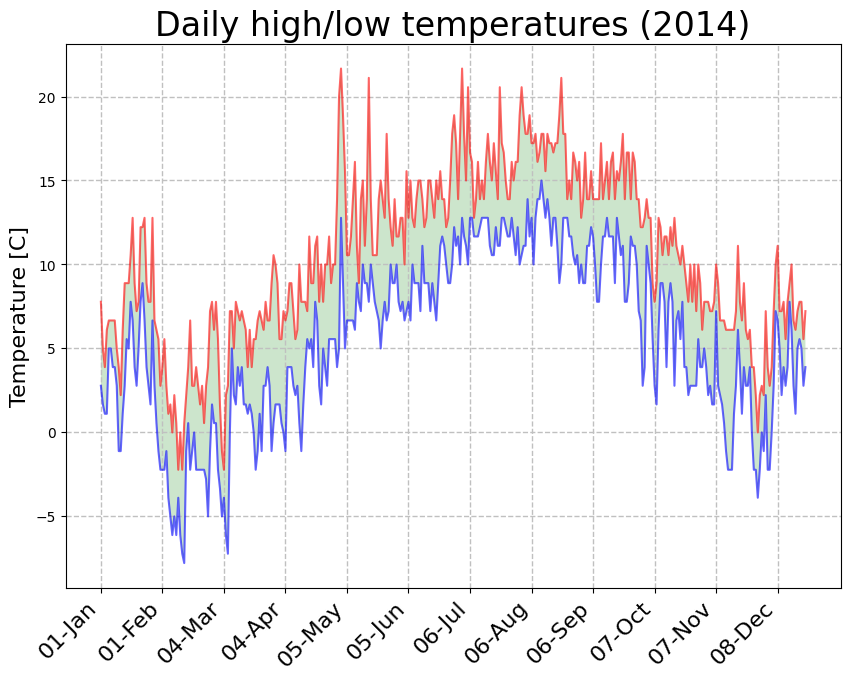

Generate this figure with Python:

'''
' Script showing an example of .csv file interpretation and visualization.
'''


### LIBRARIES ###

from csv import reader
from datetime import datetime
from matplotlib import pyplot as mpl
from numpy import arange



### PROCESSING ###

fname = 'sitka_weather_2014.csv'                                            # .csv file name

with open(fname) as fid:
    data = reader(fid)                                                      # extract data
    header_row = next(data)
    for idx,val in enumerate(header_row):
        print(idx,val)                                                      # print each header field with corresponding index
    dates, highs, lows = [], [], []
    for row in data:
        highs.append((int(row[1])-32)*5/9)                                  # read daily high temperature (converting from Fahrenheit to Celsius degrees)
        lows.append((int(row[3])-32)*5/9)                                   # read daily low temperature (converting from Fahrenheit to Celsius degrees)
        date = datetime.strptime(row[0], "%Y-%m-%d")                        # read date (YYYY-MM-DD format)
        date = date.strftime('%d')+'-'+date.strftime('%b')                  # convert date format (DD-M_NAME)
        dates.append(date)



### RESULTS ###

entry_span = 31                                                             # day-span for visualization on X-axis
fig = mpl.figure(dpi=100,figsize=(10,8))                                    # set plot dimensions
mpl.plot(dates,highs,c='red',alpha=0.6)                                     # plot high measures ("alpha" controls the color intensity)
mpl.plot(dates, lows, c='blue', alpha=0.6)                                  # plot low measures ("alpha" controls the color intensity)
mpl.fill_between(dates,highs,lows,facecolor='green',alpha=0.2)              # color area between curves
mpl.title("Daily high/low temperatures (2014)",fontsize=24)
mpl.xlabel('',fontsize=16)
mpl.ylabel("Temperature [C]", fontsize=16)
fig.autofmt_xdate()                                                         # format X-axis for better visualization
mpl.xticks(arange(0,len(dates),entry_span),rotation=45,size=16)             # set span resolution on X-axis
mpl.grid(color='silver',linestyle='--',linewidth=1)
mpl.savefig('ex_data_analyzer_1.png', bbox_inches='tight')
mpl.show()
